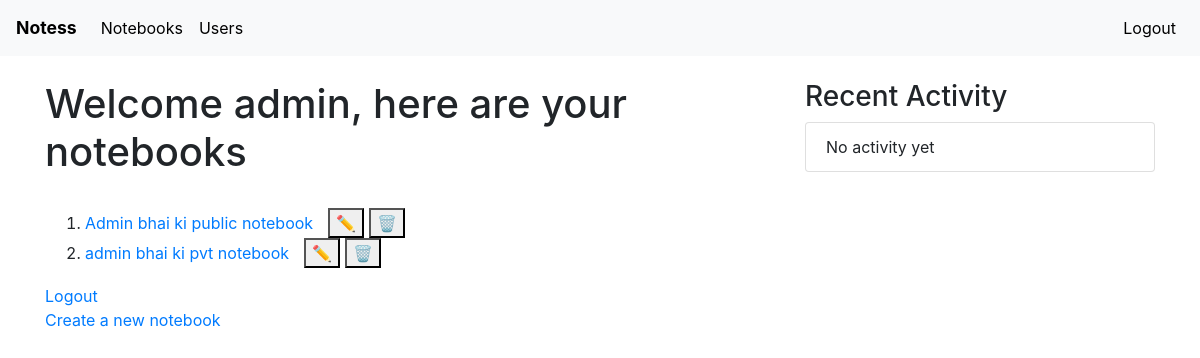
The app's page / (signed in), older data.
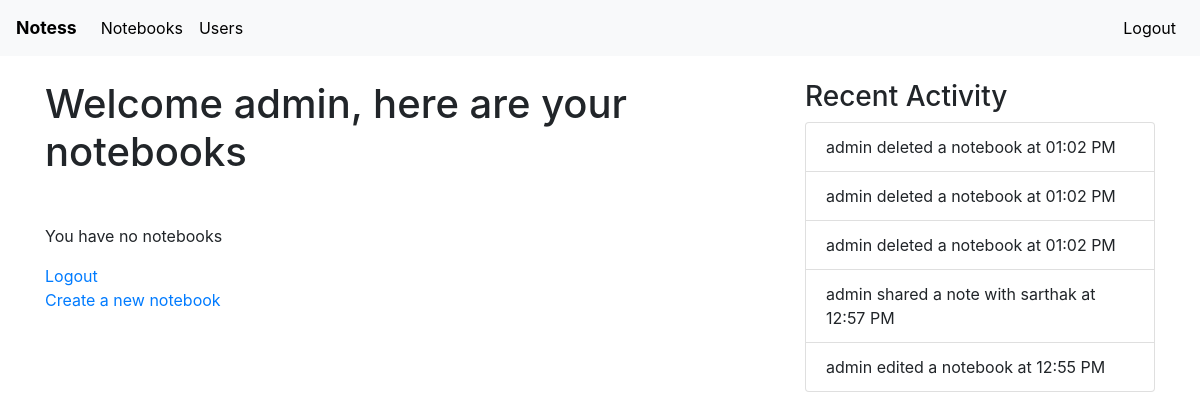
The same page, newer data.
### home/models.py (models this page shows, shortened)
class Notebook(models.Model):
    user = models.ForeignKey(User, on_delete=models.CASCADE)
    name = models.CharField(max_length=200)
    is_public = models.BooleanField(default=False)

class Activity(models.Model):
    user = models.ForeignKey(User, on_delete=models.CASCADE)
    message = models.CharField(max_length=200)
    time = models.TimeField(auto_now_add=True)
    def __str__(self):
        return f"{self.user} {self.message} at {self.time.strftime('%I:%M %p')}"

### home/views.py (the view)
# urls.py: path('',views.index,name="index"),
@login_required(login_url="/login")
def index(request):
    context={
        'user' : request.user,
        'notebooks': Notebook.objects.filter(user=request.user),
        'activities': Activity.objects.all().order_by('-time')
    }
    return render(request,'viewnotebooks.html',context=context)

### templates/viewnotebooks.html (shortened to what this page needs)
{% extends 'base.html' %}
{% block content %}
<h1>Welcome {{user.username}}, here are your notebooks</h1><br>
    <ol>
      {% for notebook in notebooks %}
      <li>
        <a href="/notebooks/{{notebook.pk}}">{{notebook.name}}</a>
        <a href="/edit-notebook/{{notebook.pk}}"><button style="margin: 0px 10px">✏️</button></a>
        <a href="/delete-notebook/{{notebook.pk}}"><button style="margin: 0px -9px">🗑️</button></a>
      </li>
      {% endfor %}
    </ol>
    {% if not notebooks %}
    <p>You have no notebooks</p>
    {% endif %}
        <a href="/logout">Logout</a><br>
    <a href="/create-notebook">Create a new notebook</a>
{% endblock %}

### templates/base.html (shortened to what this page needs)
<!DOCTYPE html>
<html lang="en">
<head>
    <link rel="stylesheet" href="https://stackpath.bootstrapcdn.com/bootstrap/4.5.2/css/bootstrap.min.css">
    <link rel="stylesheet" href="https://cdnjs.cloudflare.com/ajax/libs/font-awesome/6.0.0/css/all.min.css" />
</head>
<body class="d-flex flex-column min-vh-100" >
    <nav class="navbar navbar-expand-lg navbar-light bg-light">
        <a class="navbar-brand" href="/">Notess</a>
        <div class="collapse navbar-collapse" id="navbarNav">
            <ul class="navbar-nav">
                <li class="nav-item">
                    <a class="nav-link" href="/">Notebooks</a>
                </li>
                 <li class="nav-item">
                    <a class="nav-link" href="/users/">Users</a>
                </li>
            </ul>
             <ul class="navbar-nav ml-auto align-items-center">
                 <li class="nav-item">
                    <a class="nav-link" href="/logout/">Logout</a>
                </li>
            </ul>
        </div>
    </nav>
    <div class="container mt-4">
        <div class="row">
            <div class="col-md-8">
                {% block content %}{% endblock %}
            </div>
            <div class="col-md-4">
                <h3>Recent Activity</h3>
                <ul class="list-group">
                    {% for activity in activities %}
                        <li class="list-group-item">{{activity}}</li>
                    {% empty %}
                        <li class="list-group-item">No activity yet</li>
                    {% endfor %}
                </ul>
            </div>
        </div>
    </div>
</body>
</html>

Row changes from the older to the newer data that the page shows:
removed Notebook: name "Admin bhai ki public notebook"
removed Notebook: name "admin bhai ki pvt notebook"
added Activity: user+message+time "admin deleted a notebook at 01:02 PM"
added Activity: user+message+time "admin deleted a notebook at 01:02 PM"
added Activity: user+message+time "admin deleted a notebook at 01:02 PM"
added Activity: user+message+time "admin shared a note with sarthak at 12:57 PM"
added Activity: user+message+time "admin edited a notebook at 12:55 PM"
Text that changed along with them:
text no longer shown: "No activity yet"
text now shown: "You have no notebooks"
